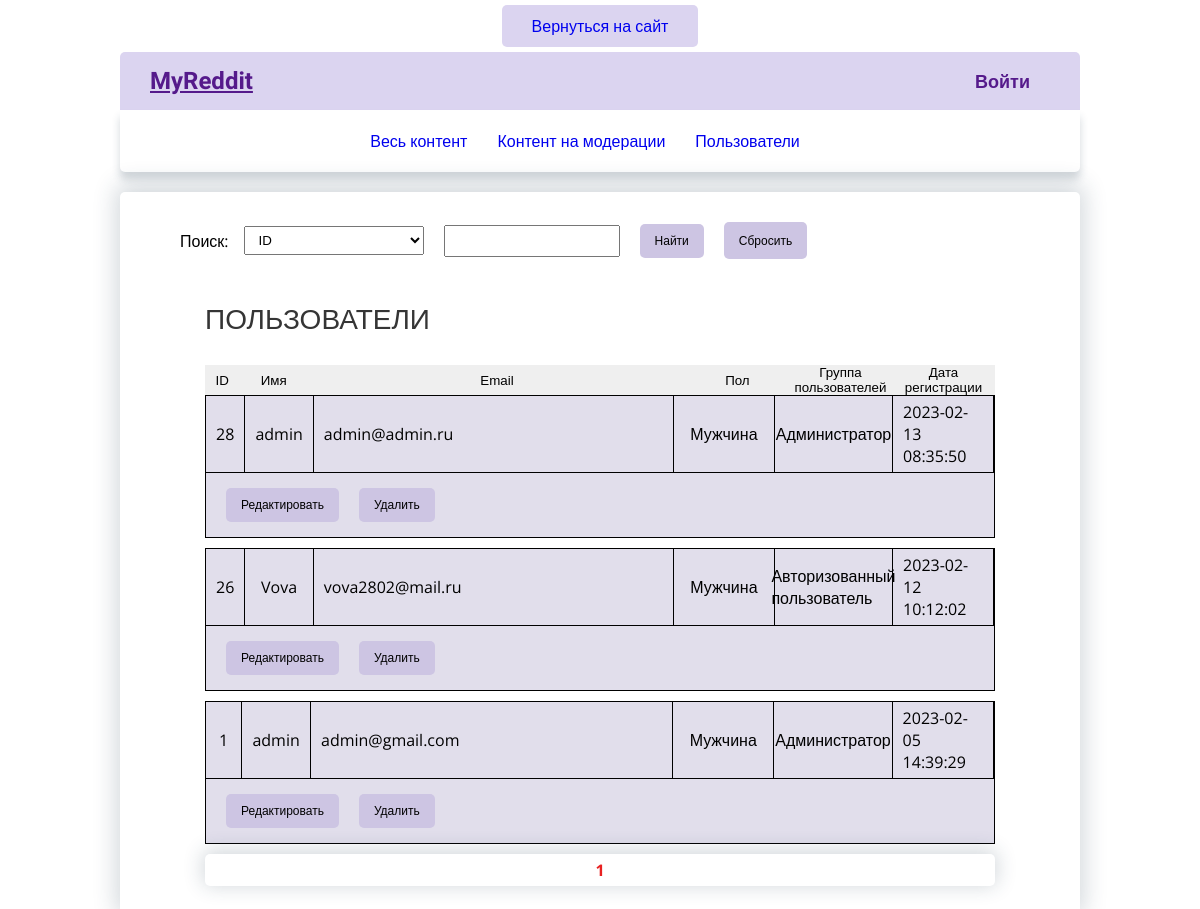
The app's page /admin/users (signed in), older data.
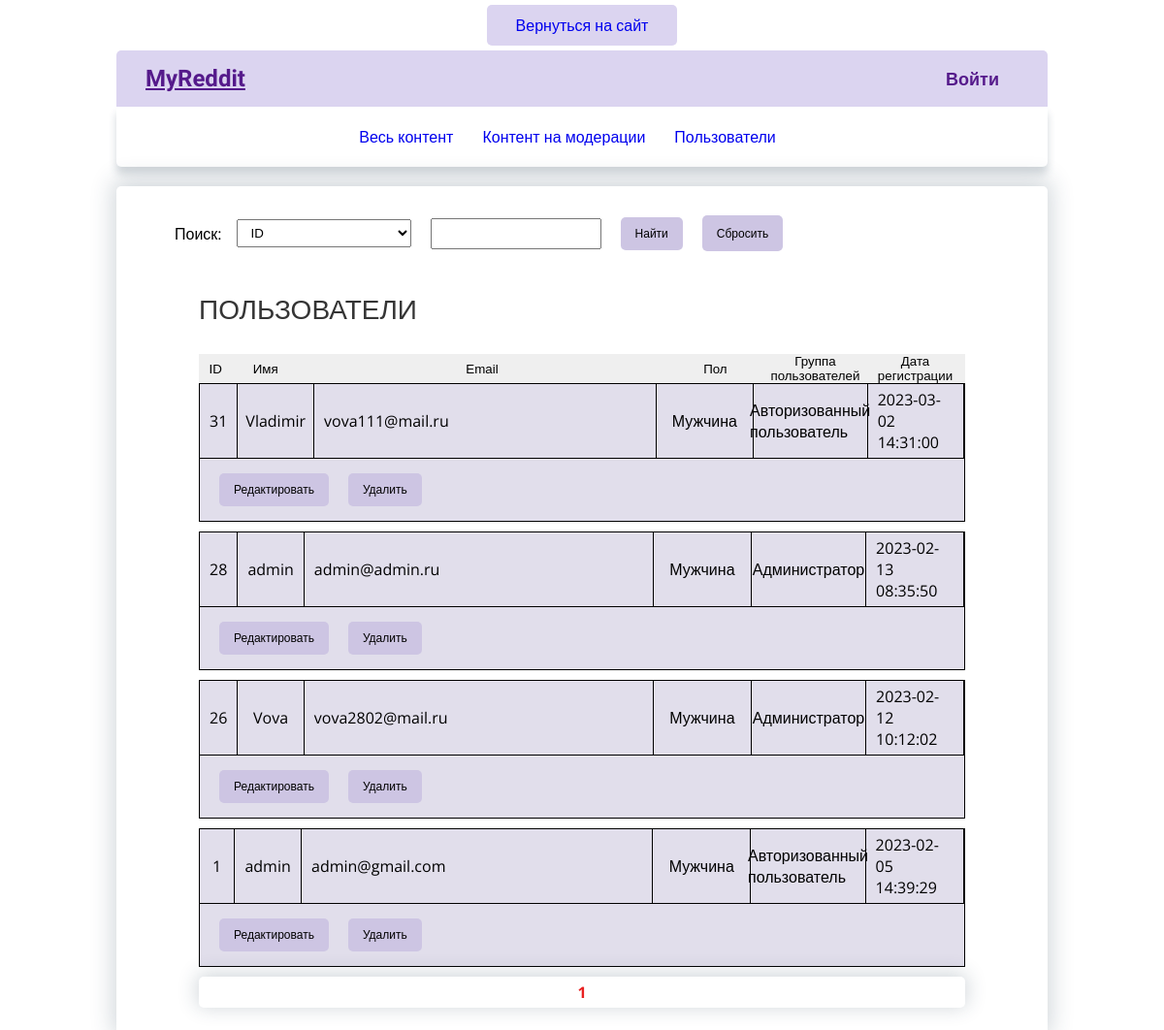
The same page, newer data.
### tables this page shows
CREATE TABLE `user` (
  `idUser` int NOT NULL,
  `name` varchar(50) NOT NULL,
  `email` varchar(50) NOT NULL,
  `idgroup` int NOT NULL DEFAULT '1',
  `registrationDate` timestamp NOT NULL DEFAULT CURRENT_TIMESTAMP,
  `password` varchar(255) NOT NULL,
  `gender` enum('Мужчина','Женщина') NOT NULL
);

CREATE TABLE `userGroup` (
  `idGroup` int NOT NULL,
  `groupName` varchar(255) NOT NULL,
  `idAaccessRights` int NOT NULL
);

### application/core/view.php (called while the page is built, shortened)
<?php
class View
{
	function generate($content_view, $template_view, $data = null)
	{
		include 'application/views/'.$template_view;
	}
}

### application/core/route.php (called while the page is built, shortened)
<?php
class Route
{
	static function start()
	{
		$action_name = 'index';
		$routes = explode('/', $_SERVER['REQUEST_URI']);
		if ( !empty($routes[2]) )
		{
			$action_name = $routes[2];
		}
		$action_name = 'action_'.$action_name;
		$controller = new $controller_name();
		$controller->$action_name();
	}
}

### application/bootstrap.php (called while the page is built, shortened)
<?php
Route::start();

### index.php (called while the page is built, shortened)
<?php
require_once 'application/bootstrap.php';

### application/core/model.php (called while the page is built, shortened)
<?php
class Model
{
	private static $connect;
	public function __construct()
	{
		if(!self::$connect){
			self::$connect = mysqli_connect('localhost', 'root', '', 'myReddit');
		}
	}
	protected function get_many($query){
		try{
			if($result = mysqli_query(self::$connect,$query)){
				$data = mysqli_fetch_all($result,MYSQLI_ASSOC);
			}else{
				throw new \Exception(mysqli_error(self::$connect));
			}
			return $data;
		}catch(\Throwable $e){
			echo $e->getMessage();
		}
	}
}

### application/models/model_admin.php (called while the page is built, shortened)
<?php
class Model_Admin extends Model
{
  public $itemperpage = ITEMS_PER_PAGE;
  public function get_data_users($page)
	{
    $firstNumber = ($page - 1) *  $this->itemperpage;
    $sql = "SELECT *
      FROM user
        INNER JOIN userGroup
          ON user.idgroup = userGroup.idGroup
        INNER JOIN accessRights
          ON userGroup.idAaccessRights = accessRights.idRigths
      ORDER BY user.idUser DESC LIMIT $firstNumber,  $this->itemperpage";
    $data['users'] = $this->get_many($sql);;
    $sql2 = "SELECT COUNT(*) FROM user";
    $pageCount = $this->get_count($sql2);
    $data['pagesCount'] = ceil($pageCount/ $this->itemperpage) ;
		return $data;
	}
}

### application/views/admin_users_view.php (the view, shortened to what this page needs)
<div class="news_container">
    <?php
        if(empty($users)){
            echo "<h1>Пользователи</h1>";
            echo "<div class='no_news'>Нет пользователей...</div>";
        }else{
            echo "<h1>Пользователи</h1>"; ?>
            <div class="news_meta_admin">
                <button class="news_id_admin_zag">ID</button>
                <button class="news_category_admin_zag">Имя</button>
                <button class="news_title_admin_zag">Email</button>
                <button class="news_create_admin_zag">Пол</button>
                <button class="news_status_admin_zag">Группа пользователей</button>
                <button class="news_status_admin_zag">Дата регистрации</button>
            </div>
            <?php
            foreach($users as $row)
            {   ?>
                <div class="news_container_admin">
                    <div class="news_meta_admin">
                        <div class="news_id_admin"><?=$row['idUser']?></div>
                        <div class="news_category_admin"><?=$row['name']?></div>
                        <div class="news_title_admin"><?=$row['email']?></div>
                        <div class="news_create_admin"><?=$row['gender']?></div>
                        <div class="news_status_admin"><?=$row['groupName']?></div>
                        <div class="news_status_admin"><?=$row['registrationDate']?></div>
                    </div>
                    <div class="news_controls_btns">
                        <button class="control_btn_admin" onclick="document.getElementById('edit_user_<?=$row['idUser']?>').classList.toggle('edit_user')">Редактировать</и>
                        <button onclick="deleteUser()" class="control_btn_admin" data-id="<?=$row['idUser']?>" >Удалить</button>
                    </div>
                </div>
            <?php }
    }
    ?>
    <div class="pagination">
        <?php
        for ($i = 1; $i <= $pagesCount; $i++){
            if ($i == (isset($_GET['p'])?$_GET['p']:1)){
                echo "<a class='pagination_link visit_link' href ='/admin/users/?p=$i'>$i</a>";
            } else {
                ?>
        <a class="pagination_link" href ="/admin/users/?p=<?=$i?>"><?=$i?></a>
        <?php
            }
        }
        ?>
    </div>
</div>

Row changes from the older to the newer data that the page shows:
added user: idUser "31", name "Vladimir", email "vova111@mail.ru", gender "Мужчина", idgroup.groupName "Авторизованный пользователь", registrationDate "2023-03-02 14:31:00"
changed user "Vova": idgroup.groupName "Авторизованный пользователь" → "Администратор"
changed user "admin@gmail.com": idgroup.groupName "Администратор" → "Авторизованный пользователь"
